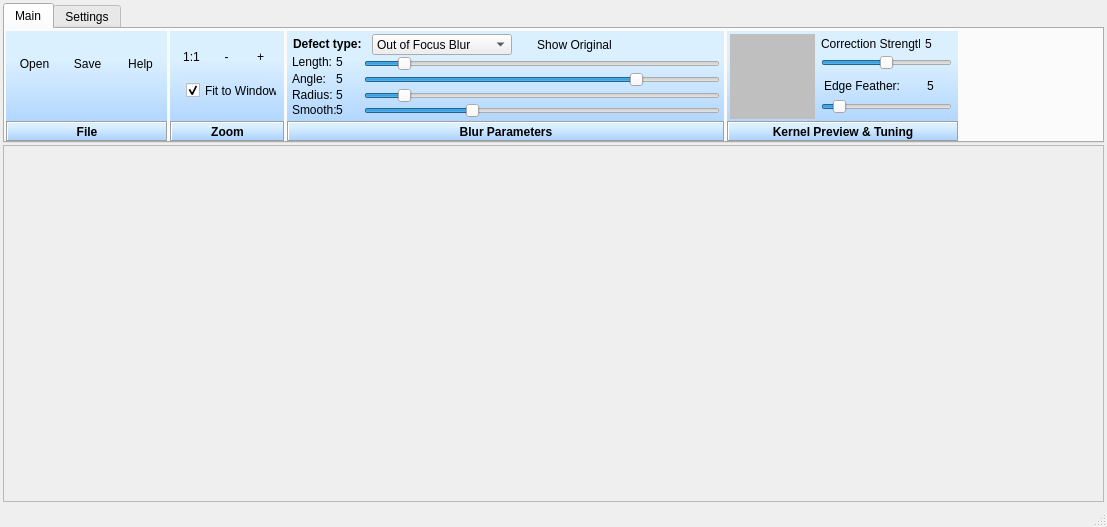
<?xml version="1.0" encoding="UTF-8"?>
<ui version="4.0">
 <class>MainWindow</class>
 <widget class="QMainWindow" name="MainWindow">
  <property name="geometry">
   <rect>
    <x>0</x>
    <y>0</y>
    <width>1107</width>
    <height>527</height>
   </rect>
  </property>
  <property name="sizePolicy">
   <sizepolicy hsizetype="Expanding" vsizetype="Expanding">
    <horstretch>0</horstretch>
    <verstretch>0</verstretch>
   </sizepolicy>
  </property>
  <property name="minimumSize">
   <size>
    <width>400</width>
    <height>400</height>
   </size>
  </property>
  <property name="acceptDrops">
   <bool>true</bool>
  </property>
  <property name="windowTitle">
   <string>SmartDeblur</string>
  </property>
  <property name="windowIcon">
   <iconset resource="MainResources.qrc">
    <normaloff>:/SmartDeblur/Icons/Logo2.png</normaloff>:/SmartDeblur/Icons/Logo2.png</iconset>
  </property>
  <widget class="QWidget" name="centralWidget">
   <property name="sizePolicy">
    <sizepolicy hsizetype="Expanding" vsizetype="Expanding">
     <horstretch>0</horstretch>
     <verstretch>0</verstretch>
    </sizepolicy>
   </property>
   <property name="acceptDrops">
    <bool>false</bool>
   </property>
   <layout class="QGridLayout" name="gridLayout">
    <property name="leftMargin">
     <number>3</number>
    </property>
    <property name="topMargin">
     <number>3</number>
    </property>
    <property name="rightMargin">
     <number>3</number>
    </property>
    <property name="bottomMargin">
     <number>3</number>
    </property>
    <property name="spacing">
     <number>2</number>
    </property>
    <item row="0" column="0">
     <widget class="QTabWidget" name="tabWidget">
      <property name="maximumSize">
       <size>
        <width>16777215</width>
        <height>140</height>
       </size>
      </property>
      <property name="acceptDrops">
       <bool>true</bool>
      </property>
      <property name="currentIndex">
       <number>0</number>
      </property>
      <widget class="QWidget" name="tab">
       <attribute name="title">
        <string>Main</string>
       </attribute>
       <widget class="QFrame" name="frame">
        <property name="geometry">
         <rect>
          <x>1</x>
          <y>2</y>
          <width>161</width>
          <height>110</height>
         </rect>
        </property>
        <property name="styleSheet">
         <string notr="true">QFrame  {background-color: qlineargradient(spread:pad, x1:0, y1:1, x2:0, y2:0, stop:0 rgba(165, 206, 255, 255), stop:0.744318 rgba(219, 240, 255, 255))}

QLabel {background-color: none;}
</string>
        </property>
        <property name="frameShape">
         <enum>QFrame::NoFrame</enum>
        </property>
        <property name="frameShadow">
         <enum>QFrame::Sunken</enum>
        </property>
        <widget class="QToolButton" name="btnOpen">
         <property name="geometry">
          <rect>
           <x>3</x>
           <y>3</y>
           <width>51</width>
           <height>60</height>
          </rect>
         </property>
         <property name="text">
          <string>Open</string>
         </property>
         <property name="icon">
          <iconset resource="MainResources.qrc">
           <normaloff>:/SmartDeblur/Icons/Open.png</normaloff>:/SmartDeblur/Icons/Open.png</iconset>
         </property>
         <property name="iconSize">
          <size>
           <width>32</width>
           <height>32</height>
          </size>
         </property>
         <property name="toolButtonStyle">
          <enum>Qt::ToolButtonTextUnderIcon</enum>
         </property>
         <property name="autoRaise">
          <bool>true</bool>
         </property>
        </widget>
        <widget class="QLabel" name="label_4">
         <property name="geometry">
          <rect>
           <x>0</x>
           <y>90</y>
           <width>162</width>
           <height>21</height>
          </rect>
         </property>
         <property name="font">
          <font>
           <weight>75</weight>
           <bold>true</bold>
          </font>
         </property>
         <property name="styleSheet">
          <string notr="true">background-color: qlineargradient(spread:pad, x1:0, y1:1, x2:0, y2:0, stop:0 rgba(165, 206, 255, 255), stop:0.744318 rgba(219, 240, 255, 255))
</string>
         </property>
         <property name="frameShape">
          <enum>QFrame::Box</enum>
         </property>
         <property name="frameShadow">
          <enum>QFrame::Sunken</enum>
         </property>
         <property name="text">
          <string>File</string>
         </property>
         <property name="alignment">
          <set>Qt::AlignCenter</set>
         </property>
        </widget>
        <widget class="QToolButton" name="btnSave">
         <property name="geometry">
          <rect>
           <x>56</x>
           <y>3</y>
           <width>51</width>
           <height>60</height>
          </rect>
         </property>
         <property name="text">
          <string>Save</string>
         </property>
         <property name="icon">
          <iconset resource="MainResources.qrc">
           <normaloff>:/SmartDeblur/Icons/Save.png</normaloff>:/SmartDeblur/Icons/Save.png</iconset>
         </property>
         <property name="iconSize">
          <size>
           <width>32</width>
           <height>32</height>
          </size>
         </property>
         <property name="toolButtonStyle">
          <enum>Qt::ToolButtonTextUnderIcon</enum>
         </property>
         <property name="autoRaise">
          <bool>true</bool>
         </property>
        </widget>
        <widget class="QToolButton" name="btnAbout">
         <property name="geometry">
          <rect>
           <x>109</x>
           <y>3</y>
           <width>51</width>
           <height>60</height>
          </rect>
         </property>
         <property name="text">
          <string>Help</string>
         </property>
         <property name="icon">
          <iconset resource="MainResources.qrc">
           <normaloff>:/SmartDeblur/Icons/About.png</normaloff>:/SmartDeblur/Icons/About.png</iconset>
         </property>
         <property name="iconSize">
          <size>
           <width>32</width>
           <height>32</height>
          </size>
         </property>
         <property name="toolButtonStyle">
          <enum>Qt::ToolButtonTextUnderIcon</enum>
         </property>
         <property name="autoRaise">
          <bool>true</bool>
         </property>
        </widget>
       </widget>
       <widget class="QFrame" name="frame_2">
        <property name="geometry">
         <rect>
          <x>165</x>
          <y>2</y>
          <width>114</width>
          <height>110</height>
         </rect>
        </property>
        <property name="styleSheet">
         <string notr="true">QFrame  {background-color: qlineargradient(spread:pad, x1:0, y1:1, x2:0, y2:0, stop:0 rgba(165, 206, 255, 255), stop:0.744318 rgba(219, 240, 255, 255))}

QLabel {background-color: none;}

</string>
        </property>
        <property name="frameShape">
         <enum>QFrame::NoFrame</enum>
        </property>
        <property name="frameShadow">
         <enum>QFrame::Sunken</enum>
        </property>
        <widget class="QToolButton" name="btnZoomIn">
         <property name="geometry">
          <rect>
           <x>75</x>
           <y>10</y>
           <width>31</width>
           <height>31</height>
          </rect>
         </property>
         <property name="text">
          <string>+</string>
         </property>
         <property name="icon">
          <iconset resource="MainResources.qrc">
           <normaloff>:/SmartDeblur/Icons/Zoom In.png</normaloff>:/SmartDeblur/Icons/Zoom In.png</iconset>
         </property>
         <property name="iconSize">
          <size>
           <width>24</width>
           <height>24</height>
          </size>
         </property>
         <property name="autoRaise">
          <bool>true</bool>
         </property>
        </widget>
        <widget class="QToolButton" name="btnZoomOut">
         <property name="geometry">
          <rect>
           <x>41</x>
           <y>10</y>
           <width>31</width>
           <height>31</height>
          </rect>
         </property>
         <property name="text">
          <string>-</string>
         </property>
         <property name="icon">
          <iconset resource="MainResources.qrc">
           <normaloff>:/SmartDeblur/Icons/Zoom Out.png</normaloff>:/SmartDeblur/Icons/Zoom Out.png</iconset>
         </property>
         <property name="iconSize">
          <size>
           <width>24</width>
           <height>24</height>
          </size>
         </property>
         <property name="autoRaise">
          <bool>true</bool>
         </property>
        </widget>
        <widget class="QToolButton" name="btnZoomNormal">
         <property name="geometry">
          <rect>
           <x>6</x>
           <y>10</y>
           <width>31</width>
           <height>31</height>
          </rect>
         </property>
         <property name="text">
          <string>1:1</string>
         </property>
         <property name="icon">
          <iconset resource="MainResources.qrc">
           <normaloff>:/SmartDeblur/Icons/Zoom_Actual.png</normaloff>:/SmartDeblur/Icons/Zoom_Actual.png</iconset>
         </property>
         <property name="iconSize">
          <size>
           <width>24</width>
           <height>24</height>
          </size>
         </property>
         <property name="autoRaise">
          <bool>true</bool>
         </property>
        </widget>
        <widget class="QCheckBox" name="checkBoxFitToWindow">
         <property name="geometry">
          <rect>
           <x>16</x>
           <y>51</y>
           <width>91</width>
           <height>17</height>
          </rect>
         </property>
         <property name="text">
          <string>Fit to Window</string>
         </property>
         <property name="checked">
          <bool>true</bool>
         </property>
        </widget>
        <widget class="QLabel" name="label_3">
         <property name="geometry">
          <rect>
           <x>0</x>
           <y>90</y>
           <width>115</width>
           <height>21</height>
          </rect>
         </property>
         <property name="font">
          <font>
           <weight>75</weight>
           <bold>true</bold>
          </font>
         </property>
         <property name="styleSheet">
          <string notr="true">background-color: qlineargradient(spread:pad, x1:0, y1:1, x2:0, y2:0, stop:0 rgba(165, 206, 255, 255), stop:0.744318 rgba(219, 240, 255, 255))
</string>
         </property>
         <property name="frameShape">
          <enum>QFrame::Box</enum>
         </property>
         <property name="frameShadow">
          <enum>QFrame::Sunken</enum>
         </property>
         <property name="text">
          <string>Zoom</string>
         </property>
         <property name="alignment">
          <set>Qt::AlignCenter</set>
         </property>
        </widget>
       </widget>
       <widget class="QFrame" name="frame_3">
        <property name="geometry">
         <rect>
          <x>282</x>
          <y>2</y>
          <width>437</width>
          <height>110</height>
         </rect>
        </property>
        <property name="styleSheet">
         <string notr="true">QFrame  {background-color: qlineargradient(spread:pad, x1:0, y1:1, x2:0, y2:0, stop:0 rgba(165, 206, 255, 255), stop:0.744318 rgba(219, 240, 255, 255))}

QLabel {background-color: none;}
</string>
        </property>
        <property name="frameShape">
         <enum>QFrame::NoFrame</enum>
        </property>
        <property name="frameShadow">
         <enum>QFrame::Sunken</enum>
        </property>
        <widget class="QSlider" name="sliderRadius">
         <property name="geometry">
          <rect>
           <x>77</x>
           <y>55</y>
           <width>356</width>
           <height>19</height>
          </rect>
         </property>
         <property name="minimum">
          <number>1</number>
         </property>
         <property name="maximum">
          <number>500</number>
         </property>
         <property name="value">
          <number>50</number>
         </property>
         <property name="orientation">
          <enum>Qt::Horizontal</enum>
         </property>
        </widget>
        <widget class="QSlider" name="sliderPSNR">
         <property name="geometry">
          <rect>
           <x>77</x>
           <y>70</y>
           <width>356</width>
           <height>19</height>
          </rect>
         </property>
         <property name="minimum">
          <number>1</number>
         </property>
         <property name="maximum">
          <number>99</number>
         </property>
         <property name="value">
          <number>30</number>
         </property>
         <property name="orientation">
          <enum>Qt::Horizontal</enum>
         </property>
        </widget>
        <widget class="QLabel" name="labelRadius">
         <property name="geometry">
          <rect>
           <x>49</x>
           <y>57</y>
           <width>32</width>
           <height>13</height>
          </rect>
         </property>
         <property name="text">
          <string>5</string>
         </property>
        </widget>
        <widget class="QLabel" name="labelPSNR">
         <property name="geometry">
          <rect>
           <x>49</x>
           <y>72</y>
           <width>32</width>
           <height>13</height>
          </rect>
         </property>
         <property name="text">
          <string>5</string>
         </property>
        </widget>
        <widget class="QComboBox" name="comboBoxType">
         <property name="geometry">
          <rect>
           <x>85</x>
           <y>3</y>
           <width>140</width>
           <height>21</height>
          </rect>
         </property>
         <item>
          <property name="text">
           <string>Out of Focus Blur</string>
          </property>
         </item>
         <item>
          <property name="text">
           <string>Motion Blur</string>
          </property>
         </item>
         <item>
          <property name="text">
           <string>Gaussian Blur</string>
          </property>
         </item>
        </widget>
        <widget class="QSlider" name="sliderMotionLength">
         <property name="geometry">
          <rect>
           <x>77</x>
           <y>23</y>
           <width>356</width>
           <height>19</height>
          </rect>
         </property>
         <property name="minimum">
          <number>1</number>
         </property>
         <property name="maximum">
          <number>500</number>
         </property>
         <property name="value">
          <number>50</number>
         </property>
         <property name="orientation">
          <enum>Qt::Horizontal</enum>
         </property>
        </widget>
        <widget class="QLabel" name="labelMotionLength">
         <property name="geometry">
          <rect>
           <x>49</x>
           <y>24</y>
           <width>32</width>
           <height>13</height>
          </rect>
         </property>
         <property name="text">
          <string>5</string>
         </property>
        </widget>
        <widget class="QSlider" name="sliderMotionAngle">
         <property name="geometry">
          <rect>
           <x>77</x>
           <y>39</y>
           <width>356</width>
           <height>19</height>
          </rect>
         </property>
         <property name="minimum">
          <number>-90</number>
         </property>
         <property name="maximum">
          <number>90</number>
         </property>
         <property name="value">
          <number>50</number>
         </property>
         <property name="orientation">
          <enum>Qt::Horizontal</enum>
         </property>
        </widget>
        <widget class="QLabel" name="labelMotionAngle">
         <property name="geometry">
          <rect>
           <x>49</x>
           <y>41</y>
           <width>32</width>
           <height>13</height>
          </rect>
         </property>
         <property name="text">
          <string>5</string>
         </property>
        </widget>
        <widget class="QLabel" name="label_2">
         <property name="geometry">
          <rect>
           <x>6</x>
           <y>5</y>
           <width>70</width>
           <height>16</height>
          </rect>
         </property>
         <property name="font">
          <font>
           <weight>75</weight>
           <bold>true</bold>
          </font>
         </property>
         <property name="text">
          <string>Defect type:</string>
         </property>
        </widget>
        <widget class="QToolButton" name="btnShowOriginal">
         <property name="geometry">
          <rect>
           <x>235</x>
           <y>0</y>
           <width>105</width>
           <height>28</height>
          </rect>
         </property>
         <property name="text">
          <string>Show Original</string>
         </property>
         <property name="icon">
          <iconset resource="MainResources.qrc">
           <normaloff>:/SmartDeblur/Icons/image.png</normaloff>:/SmartDeblur/Icons/image.png</iconset>
         </property>
         <property name="iconSize">
          <size>
           <width>24</width>
           <height>24</height>
          </size>
         </property>
         <property name="toolButtonStyle">
          <enum>Qt::ToolButtonTextBesideIcon</enum>
         </property>
         <property name="autoRaise">
          <bool>true</bool>
         </property>
        </widget>
        <widget class="QLabel" name="labelMotionLengthCaption">
         <property name="geometry">
          <rect>
           <x>5</x>
           <y>23</y>
           <width>47</width>
           <height>16</height>
          </rect>
         </property>
         <property name="text">
          <string>Length:</string>
         </property>
        </widget>
        <widget class="QLabel" name="labelMotionAngleCaption">
         <property name="geometry">
          <rect>
           <x>5</x>
           <y>40</y>
           <width>47</width>
           <height>16</height>
          </rect>
         </property>
         <property name="text">
          <string>Angle:</string>
         </property>
        </widget>
        <widget class="QLabel" name="labelRadiusCaption">
         <property name="geometry">
          <rect>
           <x>5</x>
           <y>56</y>
           <width>47</width>
           <height>16</height>
          </rect>
         </property>
         <property name="text">
          <string>Radius:</string>
         </property>
        </widget>
        <widget class="QLabel" name="labelPSNRCaption">
         <property name="geometry">
          <rect>
           <x>5</x>
           <y>71</y>
           <width>47</width>
           <height>16</height>
          </rect>
         </property>
         <property name="text">
          <string>Smooth:</string>
         </property>
        </widget>
        <widget class="QLabel" name="label_7">
         <property name="geometry">
          <rect>
           <x>0</x>
           <y>90</y>
           <width>438</width>
           <height>21</height>
          </rect>
         </property>
         <property name="font">
          <font>
           <weight>75</weight>
           <bold>true</bold>
          </font>
         </property>
         <property name="styleSheet">
          <string notr="true">background-color: qlineargradient(spread:pad, x1:0, y1:1, x2:0, y2:0, stop:0 rgba(165, 206, 255, 255), stop:0.744318 rgba(219, 240, 255, 255))
</string>
         </property>
         <property name="frameShape">
          <enum>QFrame::Box</enum>
         </property>
         <property name="frameShadow">
          <enum>QFrame::Sunken</enum>
         </property>
         <property name="text">
          <string>Blur Parameters</string>
         </property>
         <property name="alignment">
          <set>Qt::AlignCenter</set>
         </property>
        </widget>
       </widget>
       <widget class="QFrame" name="frame_5">
        <property name="geometry">
         <rect>
          <x>722</x>
          <y>2</y>
          <width>231</width>
          <height>110</height>
         </rect>
        </property>
        <property name="styleSheet">
         <string notr="true">QFrame  {background-color: qlineargradient(spread:pad, x1:0, y1:1, x2:0, y2:0, stop:0 rgba(165, 206, 255, 255), stop:0.744318 rgba(219, 240, 255, 255))}

QLabel {background-color: none;}
</string>
        </property>
        <property name="frameShape">
         <enum>QFrame::NoFrame</enum>
        </property>
        <property name="frameShadow">
         <enum>QFrame::Sunken</enum>
        </property>
        <widget class="QSlider" name="sliderKernelStrength">
         <property name="geometry">
          <rect>
           <x>94</x>
           <y>22</y>
           <width>131</width>
           <height>19</height>
          </rect>
         </property>
         <property name="minimum">
          <number>-99</number>
         </property>
         <property name="maximum">
          <number>99</number>
         </property>
         <property name="orientation">
          <enum>Qt::Horizontal</enum>
         </property>
         <property name="tickPosition">
          <enum>QSlider::NoTicks</enum>
         </property>
         <property name="tickInterval">
          <number>20</number>
         </property>
        </widget>
        <widget class="QSlider" name="sliderKernelFeather">
         <property name="geometry">
          <rect>
           <x>94</x>
           <y>66</y>
           <width>131</width>
           <height>19</height>
          </rect>
         </property>
         <property name="minimum">
          <number>1</number>
         </property>
         <property name="maximum">
          <number>99</number>
         </property>
         <property name="value">
          <number>10</number>
         </property>
         <property name="orientation">
          <enum>Qt::Horizontal</enum>
         </property>
         <property name="tickPosition">
          <enum>QSlider::NoTicks</enum>
         </property>
         <property name="tickInterval">
          <number>10</number>
         </property>
        </widget>
        <widget class="QLabel" name="labelKernelPreview">
         <property name="geometry">
          <rect>
           <x>3</x>
           <y>3</y>
           <width>85</width>
           <height>85</height>
          </rect>
         </property>
         <property name="autoFillBackground">
          <bool>false</bool>
         </property>
         <property name="styleSheet">
          <string notr="true">background-color: rgb(191, 191, 191);</string>
         </property>
         <property name="text">
          <string/>
         </property>
        </widget>
        <widget class="QLabel" name="labelStrength">
         <property name="geometry">
          <rect>
           <x>198</x>
           <y>5</y>
           <width>31</width>
           <height>16</height>
          </rect>
         </property>
         <property name="text">
          <string>5</string>
         </property>
        </widget>
        <widget class="QLabel" name="labelFeather">
         <property name="geometry">
          <rect>
           <x>200</x>
           <y>47</y>
           <width>31</width>
           <height>16</height>
          </rect>
         </property>
         <property name="text">
          <string>5</string>
         </property>
        </widget>
        <widget class="QLabel" name="label_5">
         <property name="geometry">
          <rect>
           <x>0</x>
           <y>90</y>
           <width>232</width>
           <height>21</height>
          </rect>
         </property>
         <property name="font">
          <font>
           <weight>75</weight>
           <bold>true</bold>
          </font>
         </property>
         <property name="styleSheet">
          <string notr="true">background-color: qlineargradient(spread:pad, x1:0, y1:1, x2:0, y2:0, stop:0 rgba(165, 206, 255, 255), stop:0.744318 rgba(219, 240, 255, 255))
</string>
         </property>
         <property name="frameShape">
          <enum>QFrame::Box</enum>
         </property>
         <property name="frameShadow">
          <enum>QFrame::Sunken</enum>
         </property>
         <property name="text">
          <string>Kernel Preview &amp; Tuning</string>
         </property>
         <property name="alignment">
          <set>Qt::AlignCenter</set>
         </property>
        </widget>
        <widget class="QLabel" name="labelStrengthCaption">
         <property name="geometry">
          <rect>
           <x>94</x>
           <y>5</y>
           <width>99</width>
           <height>16</height>
          </rect>
         </property>
         <property name="text">
          <string>Correction Strength:</string>
         </property>
        </widget>
        <widget class="QLabel" name="labelFeatherCaption">
         <property name="geometry">
          <rect>
           <x>97</x>
           <y>47</y>
           <width>91</width>
           <height>16</height>
          </rect>
         </property>
         <property name="text">
          <string>Edge Feather:</string>
         </property>
        </widget>
       </widget>
      </widget>
      <widget class="QWidget" name="tab_2">
       <attribute name="title">
        <string>Settings</string>
       </attribute>
       <widget class="QFrame" name="frame_4">
        <property name="geometry">
         <rect>
          <x>1</x>
          <y>2</y>
          <width>161</width>
          <height>110</height>
         </rect>
        </property>
        <property name="styleSheet">
         <string notr="true">QFrame  {background-color: qlineargradient(spread:pad, x1:0, y1:1, x2:0, y2:0, stop:0 rgba(165, 206, 255, 255), stop:0.744318 rgba(219, 240, 255, 255))}

QLabel {background-color: none;}

</string>
        </property>
        <property name="frameShape">
         <enum>QFrame::NoFrame</enum>
        </property>
        <property name="frameShadow">
         <enum>QFrame::Sunken</enum>
        </property>
        <widget class="QLabel" name="label_6">
         <property name="geometry">
          <rect>
           <x>0</x>
           <y>90</y>
           <width>162</width>
           <height>21</height>
          </rect>
         </property>
         <property name="font">
          <font>
           <weight>75</weight>
           <bold>true</bold>
          </font>
         </property>
         <property name="styleSheet">
          <string notr="true">background-color: qlineargradient(spread:pad, x1:0, y1:1, x2:0, y2:0, stop:0 rgba(165, 206, 255, 255), stop:0.744318 rgba(219, 240, 255, 255))
</string>
         </property>
         <property name="frameShape">
          <enum>QFrame::Box</enum>
         </property>
         <property name="frameShadow">
          <enum>QFrame::Sunken</enum>
         </property>
         <property name="text">
          <string>General</string>
         </property>
         <property name="alignment">
          <set>Qt::AlignCenter</set>
         </property>
        </widget>
        <widget class="QLabel" name="label">
         <property name="geometry">
          <rect>
           <x>6</x>
           <y>7</y>
           <width>151</width>
           <height>16</height>
          </rect>
         </property>
         <property name="text">
          <string>Image size limit (largest side):</string>
         </property>
        </widget>
        <widget class="QSpinBox" name="imageSizeLimitSpinBox">
         <property name="geometry">
          <rect>
           <x>8</x>
           <y>27</y>
           <width>81</width>
           <height>22</height>
          </rect>
         </property>
         <property name="minimum">
          <number>100</number>
         </property>
         <property name="maximum">
          <number>10000</number>
         </property>
         <property name="value">
          <number>3000</number>
         </property>
        </widget>
        <widget class="QLabel" name="label_8">
         <property name="geometry">
          <rect>
           <x>5</x>
           <y>52</y>
           <width>151</width>
           <height>31</height>
          </rect>
         </property>
         <property name="font">
          <font>
           <weight>75</weight>
           <bold>true</bold>
          </font>
         </property>
         <property name="styleSheet">
          <string notr="true">color: rgb(214, 0, 0);</string>
         </property>
         <property name="text">
          <string>Increase the value may cause slow/unstable work!</string>
         </property>
         <property name="wordWrap">
          <bool>true</bool>
         </property>
        </widget>
       </widget>
       <widget class="QFrame" name="frame_6">
        <property name="geometry">
         <rect>
          <x>165</x>
          <y>2</y>
          <width>173</width>
          <height>110</height>
         </rect>
        </property>
        <property name="styleSheet">
         <string notr="true">QFrame  {background-color: qlineargradient(spread:pad, x1:0, y1:1, x2:0, y2:0, stop:0 rgba(165, 206, 255, 255), stop:0.744318 rgba(219, 240, 255, 255))}

QLabel {background-color: none;}

</string>
        </property>
        <property name="frameShape">
         <enum>QFrame::NoFrame</enum>
        </property>
        <property name="frameShadow">
         <enum>QFrame::Sunken</enum>
        </property>
        <widget class="QLabel" name="label_9">
         <property name="geometry">
          <rect>
           <x>0</x>
           <y>90</y>
           <width>174</width>
           <height>21</height>
          </rect>
         </property>
         <property name="font">
          <font>
           <weight>75</weight>
           <bold>true</bold>
          </font>
         </property>
         <property name="styleSheet">
          <string notr="true">background-color: qlineargradient(spread:pad, x1:0, y1:1, x2:0, y2:0, stop:0 rgba(165, 206, 255, 255), stop:0.744318 rgba(219, 240, 255, 255))
</string>
         </property>
         <property name="frameShape">
          <enum>QFrame::Box</enum>
         </property>
         <property name="frameShadow">
          <enum>QFrame::Sunken</enum>
         </property>
         <property name="text">
          <string>Deconvolution</string>
         </property>
         <property name="alignment">
          <set>Qt::AlignCenter</set>
         </property>
        </widget>
        <widget class="QSpinBox" name="tvIterationsCountSpinBox">
         <property name="geometry">
          <rect>
           <x>9</x>
           <y>27</y>
           <width>81</width>
           <height>22</height>
          </rect>
         </property>
         <property name="minimum">
          <number>50</number>
         </property>
         <property name="maximum">
          <number>1000</number>
         </property>
         <property name="value">
          <number>500</number>
         </property>
        </widget>
        <widget class="QLabel" name="label_10">
         <property name="geometry">
          <rect>
           <x>7</x>
           <y>7</y>
           <width>161</width>
           <height>16</height>
          </rect>
         </property>
         <property name="text">
          <string>Iterations count for High-Quality:</string>
         </property>
        </widget>
        <widget class="QLabel" name="label_11">
         <property name="geometry">
          <rect>
           <x>9</x>
           <y>61</y>
           <width>91</width>
           <height>16</height>
          </rect>
         </property>
         <property name="text">
          <string>Preview method:</string>
         </property>
        </widget>
        <widget class="QComboBox" name="previewMethodComboBox">
         <property name="geometry">
          <rect>
           <x>98</x>
           <y>58</y>
           <width>70</width>
           <height>22</height>
          </rect>
         </property>
         <item>
          <property name="text">
           <string>Wiener</string>
          </property>
         </item>
         <item>
          <property name="text">
           <string>Tikhonov</string>
          </property>
         </item>
        </widget>
       </widget>
      </widget>
     </widget>
    </item>
    <item row="1" column="0">
     <widget class="QScrollArea" name="scrollArea">
      <property name="widgetResizable">
       <bool>false</bool>
      </property>
      <widget class="QWidget" name="scrollAreaWidgetContents">
       <property name="geometry">
        <rect>
         <x>0</x>
         <y>0</y>
         <width>470</width>
         <height>250</height>
        </rect>
       </property>
      </widget>
     </widget>
    </item>
   </layout>
  </widget>
  <widget class="QStatusBar" name="statusBar"/>
 </widget>
 <layoutdefault spacing="6" margin="11"/>
 <resources>
  <include location="MainResources.qrc"/>
 </resources>
 <connections/>
</ui>
